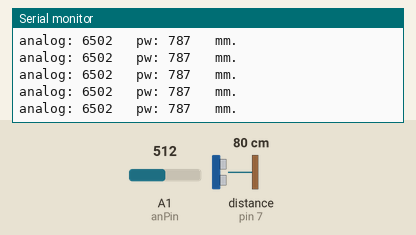
This sketch was run on a simulated Arduino Uno, built with avr-gcc and run on an emulated ATmega328P. Parts: the last lines printed to the serial monitor. Wiring (inferred from the names in the program): range finder with pulse-width output: data pin 7. The inputs (shaded band) are chosen by the test bench; at power-on: A1 (anPin) = 512, distance to the obstacle (sensor on pin 7) 80 cm. The echo pulse lasts 58.3 µs per cm.

Above: at 2.7 s.
2.8 s: A1 (anPin) set to 778
At 2.86 s:
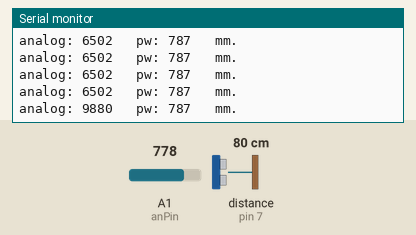
5.8 s: A1 (anPin) set to 798
At 5.8 s:
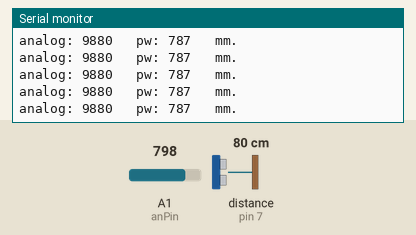
7.3 s: A1 (anPin) set to 3
At 7.32 s:
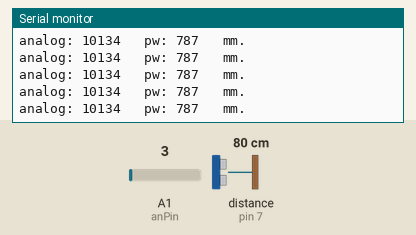
10.3 s: A1 (anPin) set to 0
At 10.31 s:
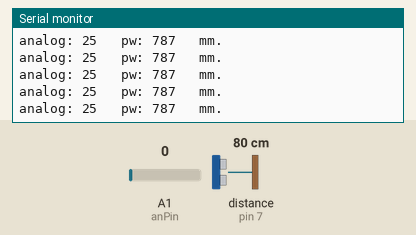
Timing chart, 0 to 13.3 s (numbered marks = the images above; inputs shaded):
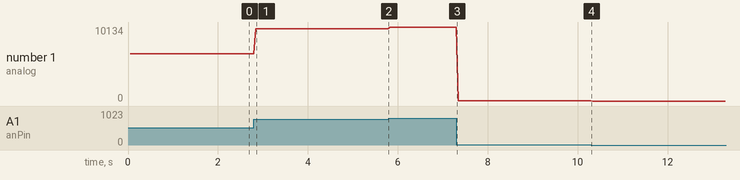

The sketch:

sonar_simple.ino
```cpp
//Feel free to use this code.
//Please be respectful by acknowledging the author in the code if you use or modify it.
//Author: Bruce Allen
//Date: 23/07/09

//Analog pin 1 for reading in the analog voltage from the MaxSonar device.
//Digital pin 7 for reading in the pulse width from the MaxSonar device.
//This variable is a constant because the pin will not change throughout execution of this code.
const int anPin = 1;
const int pwPin = 7;

//variables needed to store values
float anVolt, pulse, mm_a, mm_p;
float sum_a=0;//Create sum variable so it can be averaged
float sum_p=0;
int avgrange=9;//Quantity of values to average (sample size)

void setup() {
  //This opens up a serial connection to shoot the results back to the PC console
  Serial.begin(9600);
  pinMode(anPin, INPUT);
  pinMode(pwPin, INPUT);
}

void loop() {
  //MaxSonar Analog reads are known to be very sensitive. See the Arduino forum for more information.
  //A simple fix is to average out a sample of n readings to get a more consistant reading.\\
  //Even with averaging I still find it to be less accurate than the pw method.\\
  //This loop gets 60 reads and averages them

  for(int i = 0; i < avgrange ; i++)
  {
    //Used to read in the analog voltage output that is being sent by the MaxSonar device.
    //Scale factor is (Vcc/512) per inch. A 5V supply yields ~9.8mV/in
    //Arduino analog pin goes from 0 to 1024, so the value has to be divided by 2 to get the actual inches
    anVolt = analogRead(anPin)/2;
    //pulse = pulseIn(pwPin, HIGH)/147;//147uS per inch
    sum_a += anVolt;
    //sum_p += pulse;
    delay(1);
  }

  //Used to read in the pulse that is being sent by the MaxSonar device.
  //Pulse Width representation with a scale factor of 147 uS per Inch.
  pulse = pulseIn(pwPin, HIGH)/147;

  mm_a = sum_a/avgrange * 25.4;
  //mm_p = sum_p/avgrange * 25.4;
  mm_p = pulse * 25.4;

  Serial.print("analog: ");
  Serial.print(int(mm_a));
  Serial.print("\t pw: ");
  Serial.print(int(mm_p));
  Serial.println("\t mm.");
  //reset sample total
  sum_a = 0;
  sum_p = 0;
  delay(20);
}
```

Measured:
- after the input at 2.8 s, the serial monitor: prints a new line at once (image 1)
- plotted number 1: 6502 → 9880 after the input at 2.8 s, 9880 → 10134 after the input at 5.8 s, 10134 → 25 after the input at 7.3 s, 25 → 0 after the input at 10.3 s
